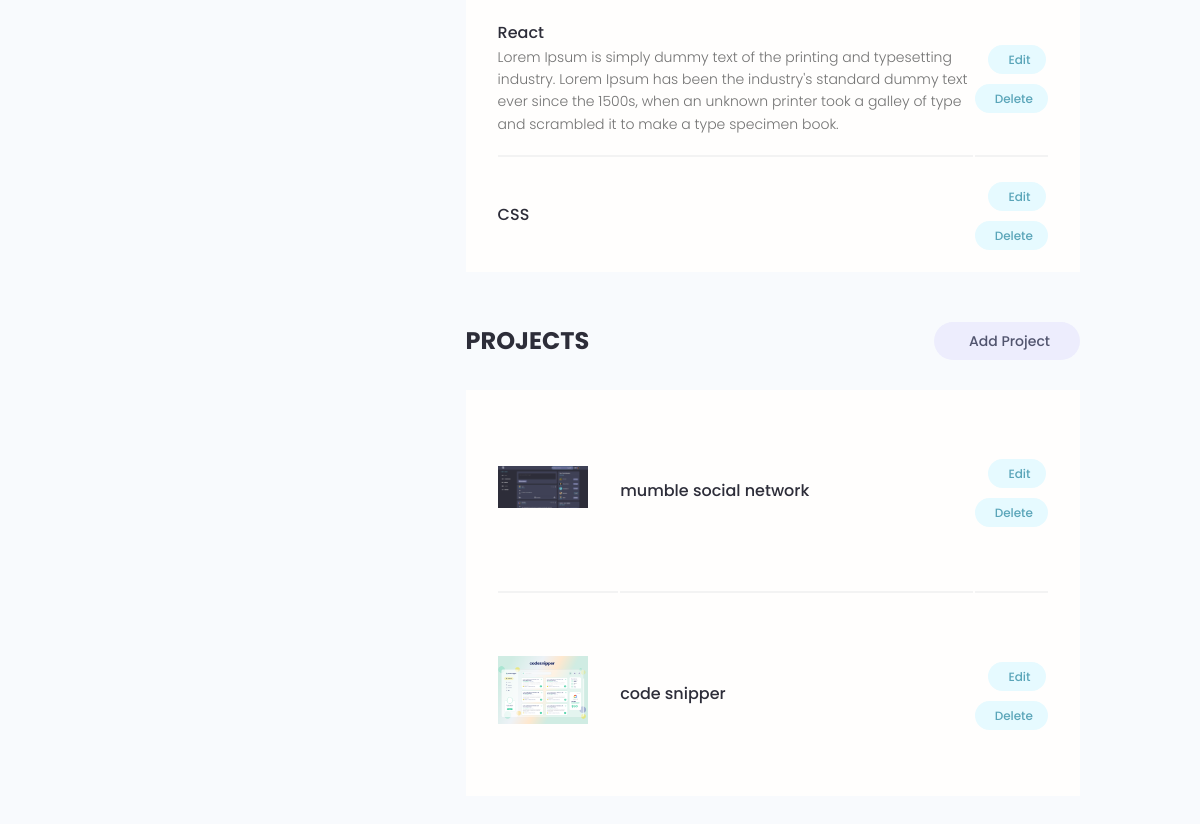
The page /my-account/ (signed in, lower part) on the database as committed earlier.
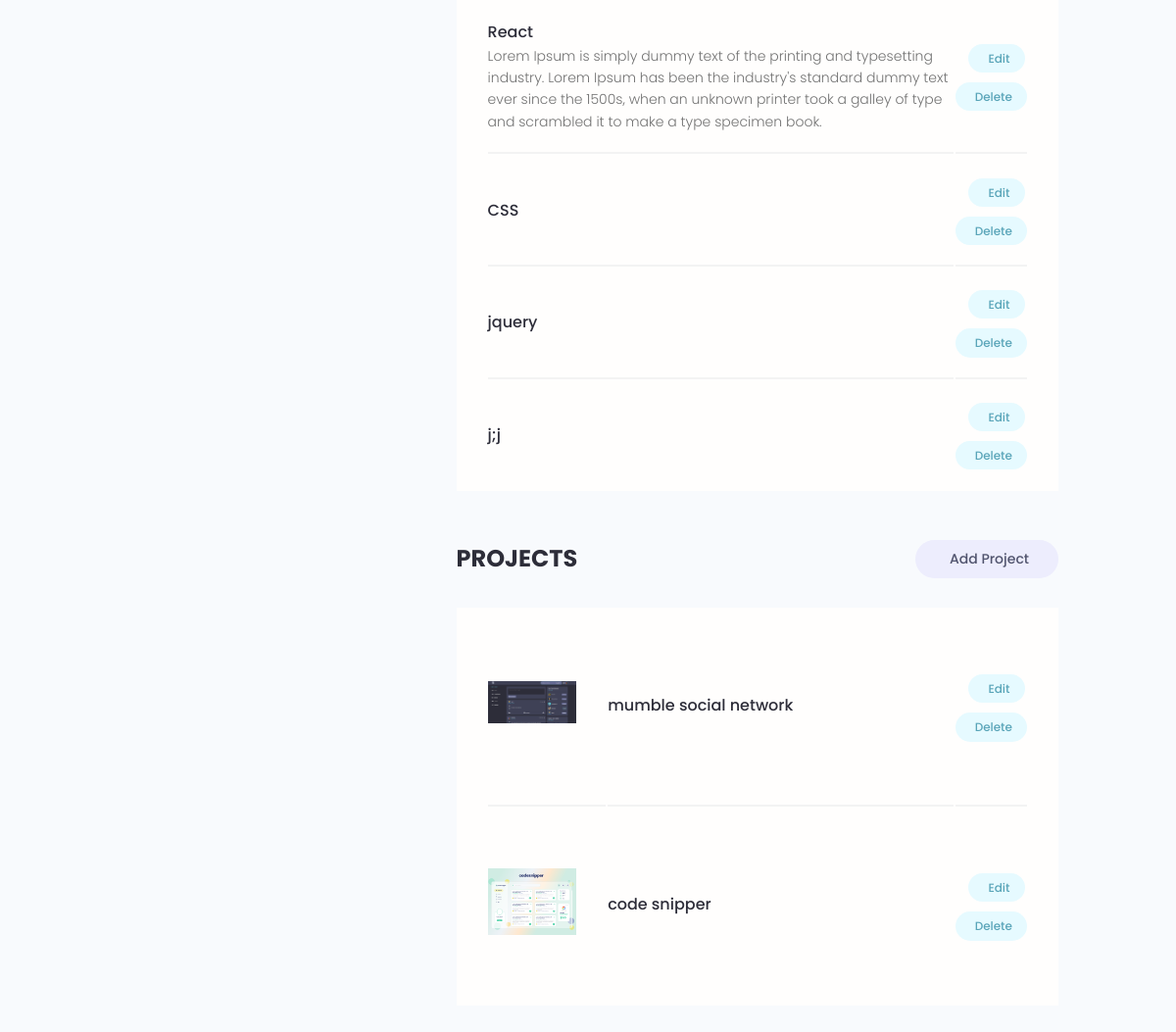
The same page on the database as committed later.
### users/models.py (models this page shows, shortened)
class Skill(models.Model):
    owner = models.ForeignKey(Profile, on_delete=models.CASCADE)
    name = models.CharField(max_length=200, blank=True, null=True)
    description = models.TextField(null=True, blank=True)

### projects/models.py (models this page shows, shortened)
class Project(models.Model):
    owner = models.ForeignKey(Profile, on_delete=models.SET_NULL, null=True, blank=True)
    title = models.CharField(max_length=200)
    description = models.TextField(null=True, blank=True)
    featured_image = models.ImageField(null=True, blank=True, default='project_cover/default.jpg', upload_to='project_cover/')
    demo_link = models.CharField(max_length=2000, null=True, blank=True)
    source_code = models.CharField(max_length=2000, null=True, blank=True)
    tags = models.ManyToManyField('Tag', blank=True)
    vote_total = models.IntegerField(default=0, null=True, blank=True)
    vote_ratio = models.IntegerField(default=0, null=True, blank=True)
    created = models.DateTimeField(auto_now_add=True)
    id = models.UUIDField(default=uuid.uuid4, unique=True, editable=False, primary_key=True)

### users/views.py (the view)
# urls.py: path('my-account/', views.user_account, name='my-account'),
@login_required(login_url='login')
def user_account(request):
    profile = request.user.profile
    skills = profile.skill_set.all()
    projects = profile.project_set.all()
    context = {
        'profile' : profile,
        'skills' : skills,
        'projects' : projects,
    }
    return render(request, 'users/account.html', context)

### users/templates/users/account.html (shortened to what this page needs)
{% extends 'main.html' %}
{% block content %}
  <main class="settingsPage profile my-md">
    <div class="container">
      <div class="layout">
        <div class="column column--1of3">
        </div>
        <div class="column column--2of3">
          <table class="settings__table">
              {% for skill in skills %}
                <tr>
                  <td class="settings__tableInfo">
                    <h4>{{ skill.name }}</h4>
                    <p>{{ skill.description|linebreaks }}</p>
                  </td>
                  <td class="settings__tableActions">
                    <a class="tag tag--pill tag--main settings__btn" href="{% url 'update-skill' skill.pk %}"> Edit</a>
                    <a class="tag tag--pill tag--main settings__btn" href="{% url 'delete-skill' skill.pk %}">
                      Delete</a>
                  </td>
                </tr>
              {% endfor %}
          </table>
          <div class="settings">
            <h3 class="settings__title">Projects</h3>
            <a class="tag tag--pill tag--sub settings__btn tag--lg" href="{% url 'create_project' %}"> Add Project</a>
          </div>
          <table class="settings__table">
              {% for project in projects %}
                <tr>
                  <td class="settings__thumbnail">
                    <a href="{% url 'project' project.pk %}"><img src="{{ project.featured_image.url}}" alt="Project Thumbnail" /></a>
                  </td>
                  <td class="settings__tableInfo">
                    <a href="{% url 'project' project.pk %}">{{ project.title}}</a>
                  </td>
                  <td class="settings__tableActions">
                    <a class="tag tag--pill tag--main settings__btn" href="{% url 'update_project' project.pk %}"> Edit</a>
                    <a class="tag tag--pill tag--main settings__btn" href="{% url 'delete_project' project.pk %}">
                      Delete</a>
                  </td>
                </tr>
              {% endfor %}
          </table>
        </div>
      </div>
    </div>
  </main>
{% endblock %}

Rows that differ between the two databases and show on the page:
added Skill: name "jquery"
added Skill: name "j;j"
